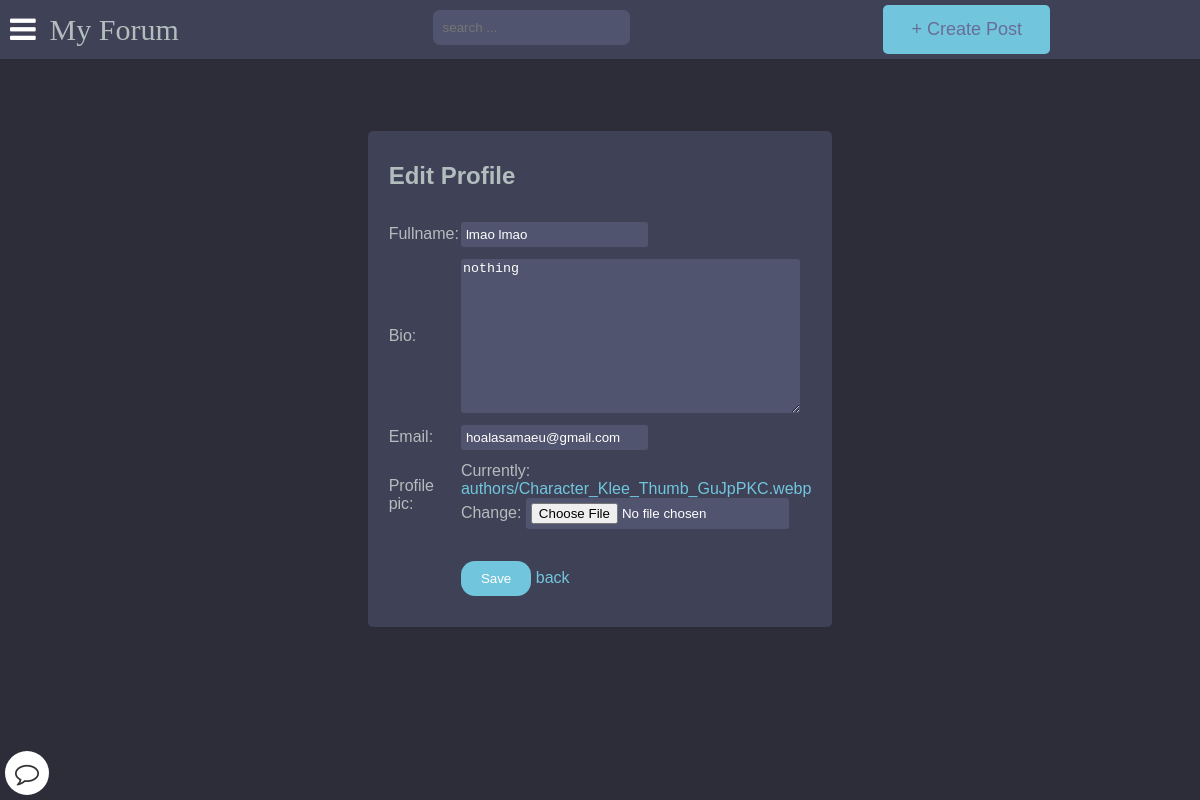
Screenshot of /account/edit_profile/ (signed in) with the database file from the repository.
### main/models.py (models this page shows, shortened)
class Author(models.Model):
    user = models.ForeignKey(User, on_delete=models.CASCADE)
    fullname = models.CharField(max_length=40, blank=True)
    slug = models.SlugField(max_length=400, unique=True, blank=True)
    bio = HTMLField(default='none')
    points = models.IntegerField(default=0)
    email = models.EmailField(unique=False,default="example@gmail.com", validators=[EmailValidator(message="Invalid email format")])
    profile_pic = ResizedImageField(size=[400, 400], quality=100, upload_to="authors", default="defaults/default_profile_pic.jpg", null=True, blank=False)

### register/checkprofile.py (the view)
    def decorated_view_func(request, *args, **kwargs):
        if not check_profile_completion(request.user):
            return redirect('update_profile')
        return view_func(request, *args, **kwargs)

### register/forms.py
class UpdateForm(forms.ModelForm):
    class Meta:
        model = Author
        fields = ("fullname", "bio","email", "profile_pic",)

### register/checkprofile.py (called while the page is built)
def profile_completion_required(view_func):
    def check_profile_completion(user):
        if not user.is_authenticated:
            return True
        try:
            author = Author.objects.get(user=user)
            return author.fullname and author.bio
        except Author.DoesNotExist:
            return False
    def decorated_view_func(request, *args, **kwargs):
        if not check_profile_completion(request.user):
            return redirect('update_profile')
        return view_func(request, *args, **kwargs)
    return decorated_view_func

### register/views.py (called while the page is built)
@profile_completion_required
@login_required
def edit_profile(request):
    author = get_object_or_404(Author, user=request.user)
    if request.method == 'POST':
        form = UpdateForm(request.POST, request.FILES, instance=author)
        if form.is_valid():
            form.save()
            return redirect('view_profile')
    else:
        form = UpdateForm(instance=author)
    context = {
        'form': form
    }
    return render(request, 'register/editprofile.html', context)

### templates/register/editprofile.html (shortened to what this page needs)
{% extends 'base.html' %}
{% block content %}
<div class="center-form">
    <table class="edit-profile-form">
        <tr>
            <td colspan="2">
                <h2>Edit Profile</h2>
            </td>
        </tr>
        <form method="POST" enctype="multipart/form-data">
            <tr>
                <td>{{ form.fullname.label_tag }}</td>
                <td>{{ form.fullname }}</td>
            </tr>
            <tr>
                <td>{{ form.bio.label_tag }}</td>
                <td>{{ form.bio }}</td>
            </tr>
            <tr>
                <td>{{ form.email.label_tag }}</td>
                <td>{{ form.email }}</td>
            </tr>
            <tr>
                <td>{{ form.profile_pic.label_tag }}</td>
                <td>{{ form.profile_pic }}</td>
            </tr>
            <tr>
                <td></td>
                <td>
                    <button type="submit" class="save-button">Save</button>
                    <a href="{{request.META.HTTP_REFERER}}">back</a>
                </td>
            </tr>
        </form>
    </table>
</div>
{% endblock %}

### static/style.css (style rules this page uses)
:root { --color-main: #71c6dd; --color-main-light: #e1f6fb; --color-dark: #3f4156; --color-dark-medium: #51546e; --color-dark-light: #696d97; --color-light: #e5e5e5; --color-gray: #8b8b8b; --color-light-gray: #b2bdbd; --color-bg: #2d2d39; --color-success: #5dd693; --color-error: #fc4b0b; }
* { box-sizing: border-box; }
html { font-size: 14px; font-family: Arial, Helvetica, sans-serif; background-color:var(--color-bg); color:var(--color-light-gray); }
a { display: inline-block; color: var(--color-main); text-decoration: none; }
div { display: block; }
body { margin:0px; background-color: var(--color-bg); }

### templates/register/editprofile.html (style rules this page uses)
.center-form { display: flex; flex-direction: column; align-items: center; justify-content: center; height: 80vh; }
.edit-profile-form { max-width: 400px; padding: 20px; border-radius: 5px; background-color: #3f4156; border-collapse:separate; border-spacing: 0 10px; }
.save-button { margin-top: 20px; background-color: var(--color-main); cursor: pointer; color: #fff; padding: 10px 20px; border: none; border-radius: 1rem; }
input { background-color: var(--color-dark-medium); border: none; color: #ffffff; border-radius: 3px; padding: 5px; }
textarea { background-color: var(--color-dark-medium); border: none; color: #ffffff; border-radius: 3px; }

### rows the page displays
Author: fullname "lmao lmao", bio "nothing", email "hoalasamaeu@gmail.com"
